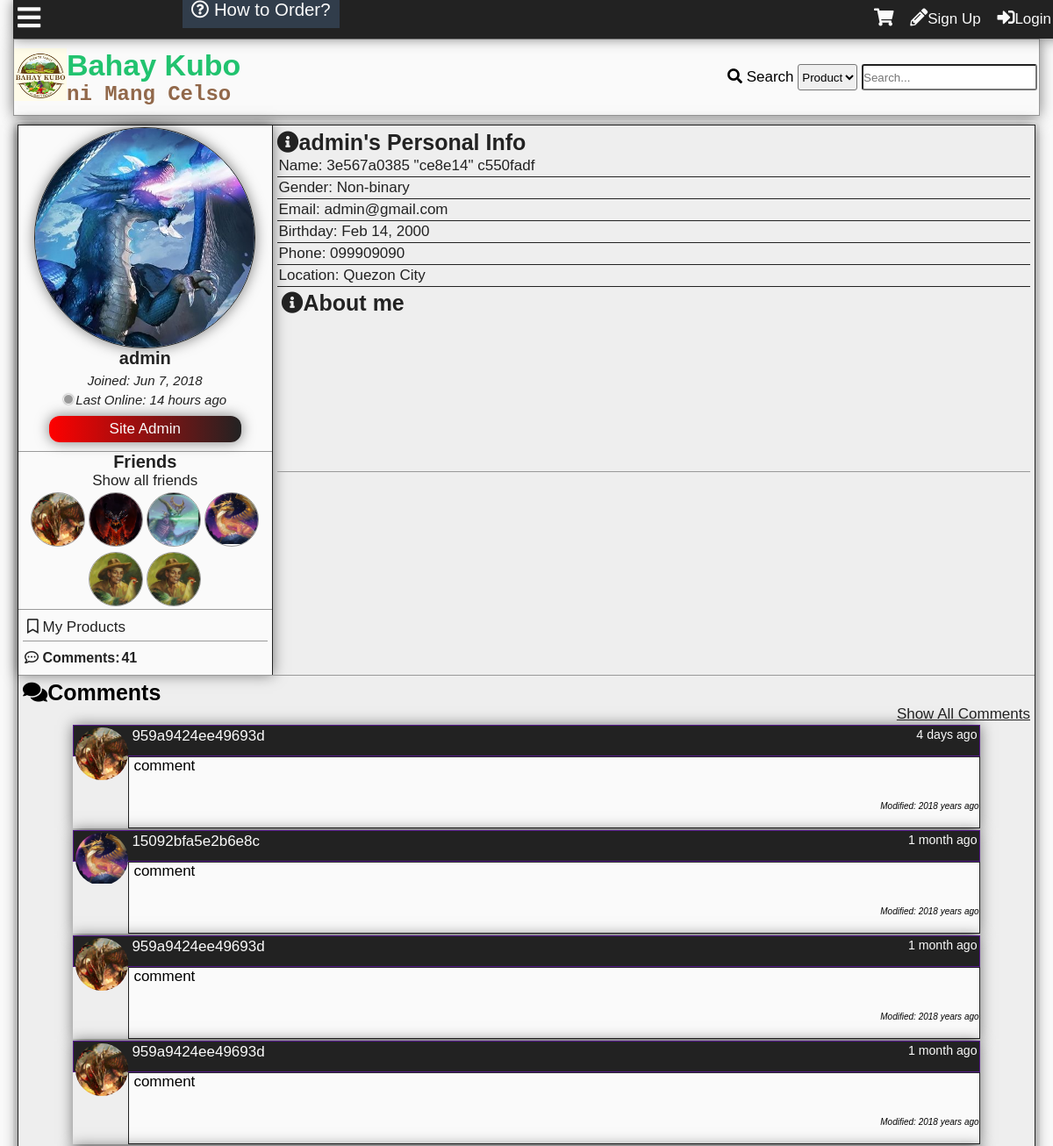
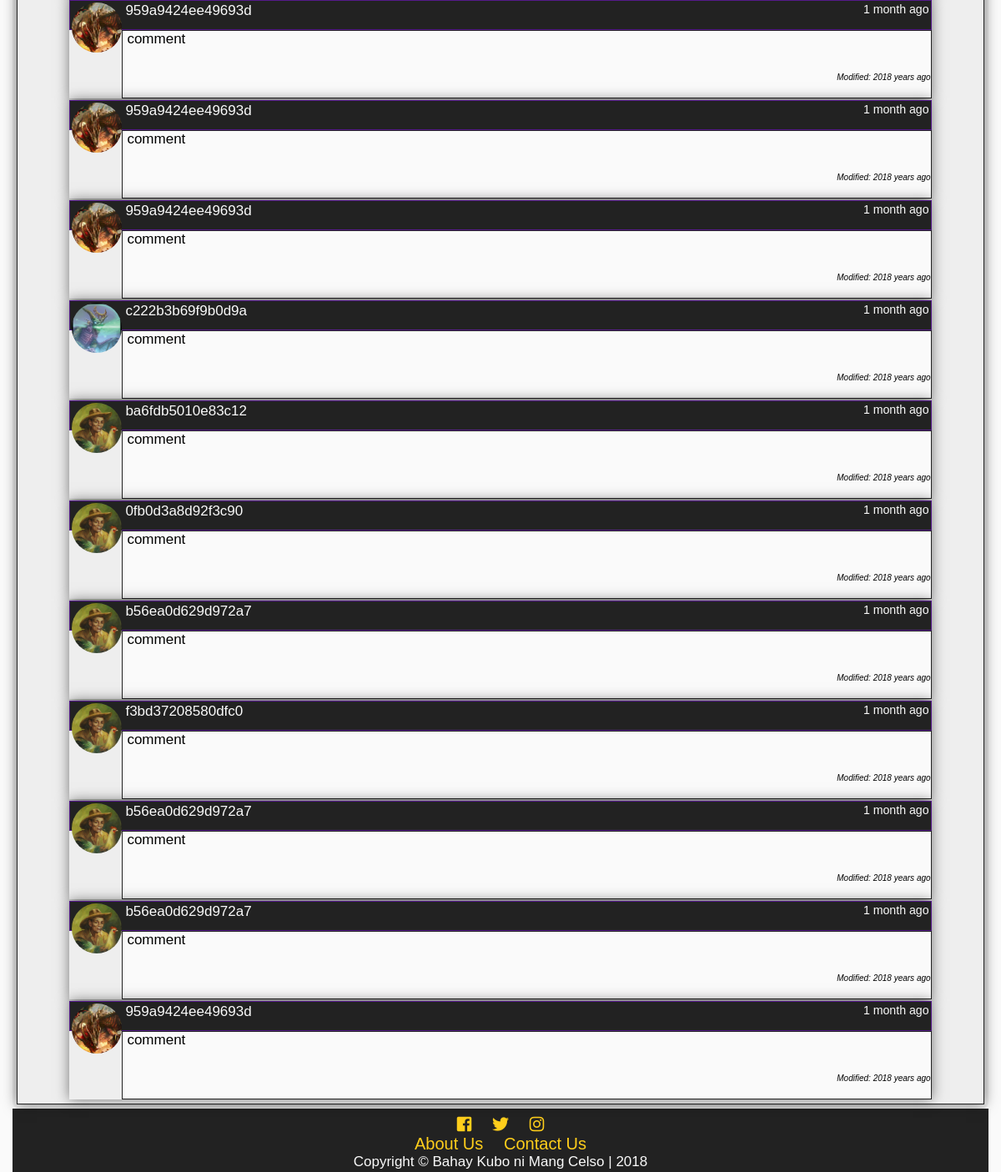
/profile.php?id=1, run on an earlier commit of the app's database (2 pictures, top to bottom).
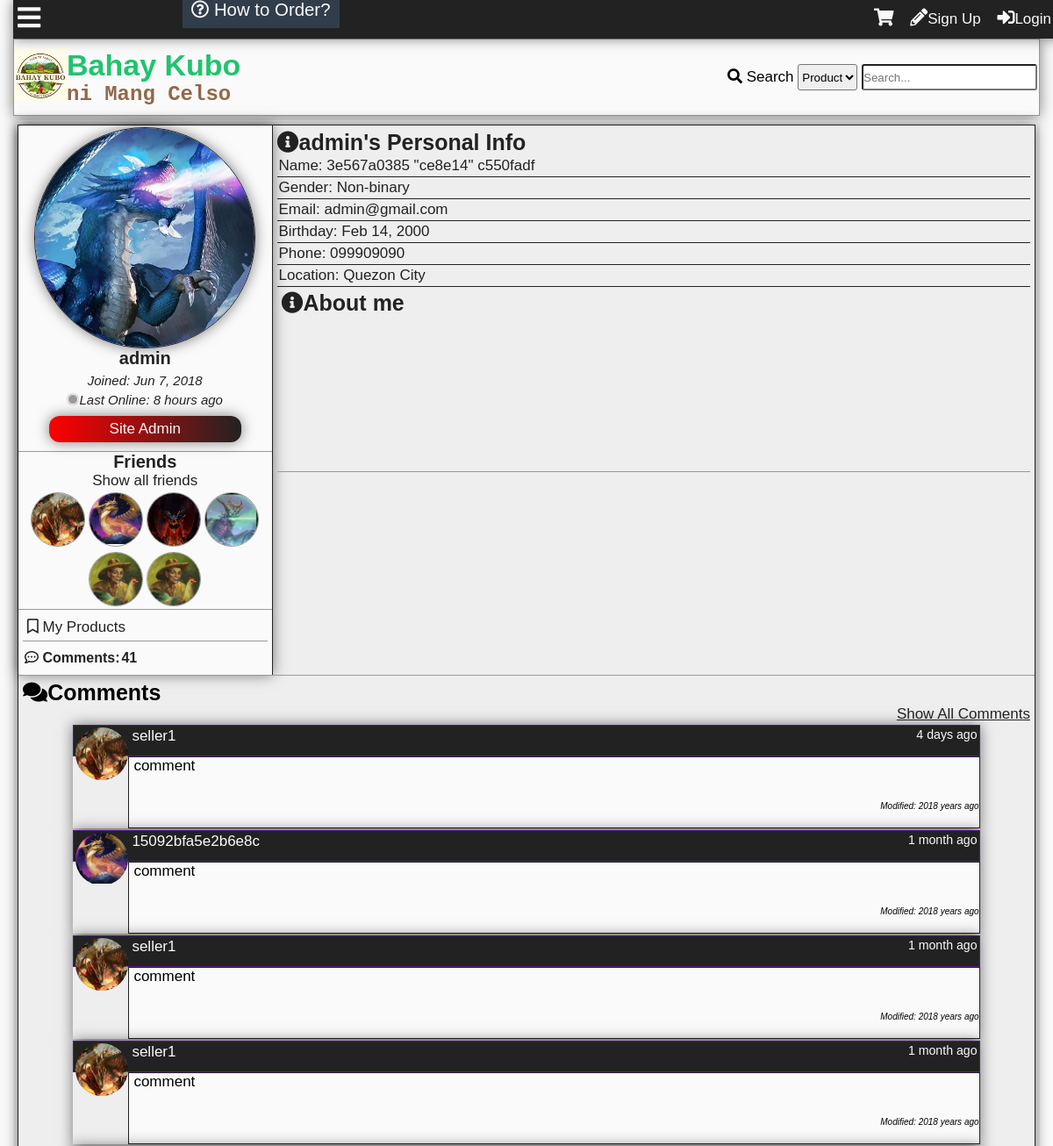
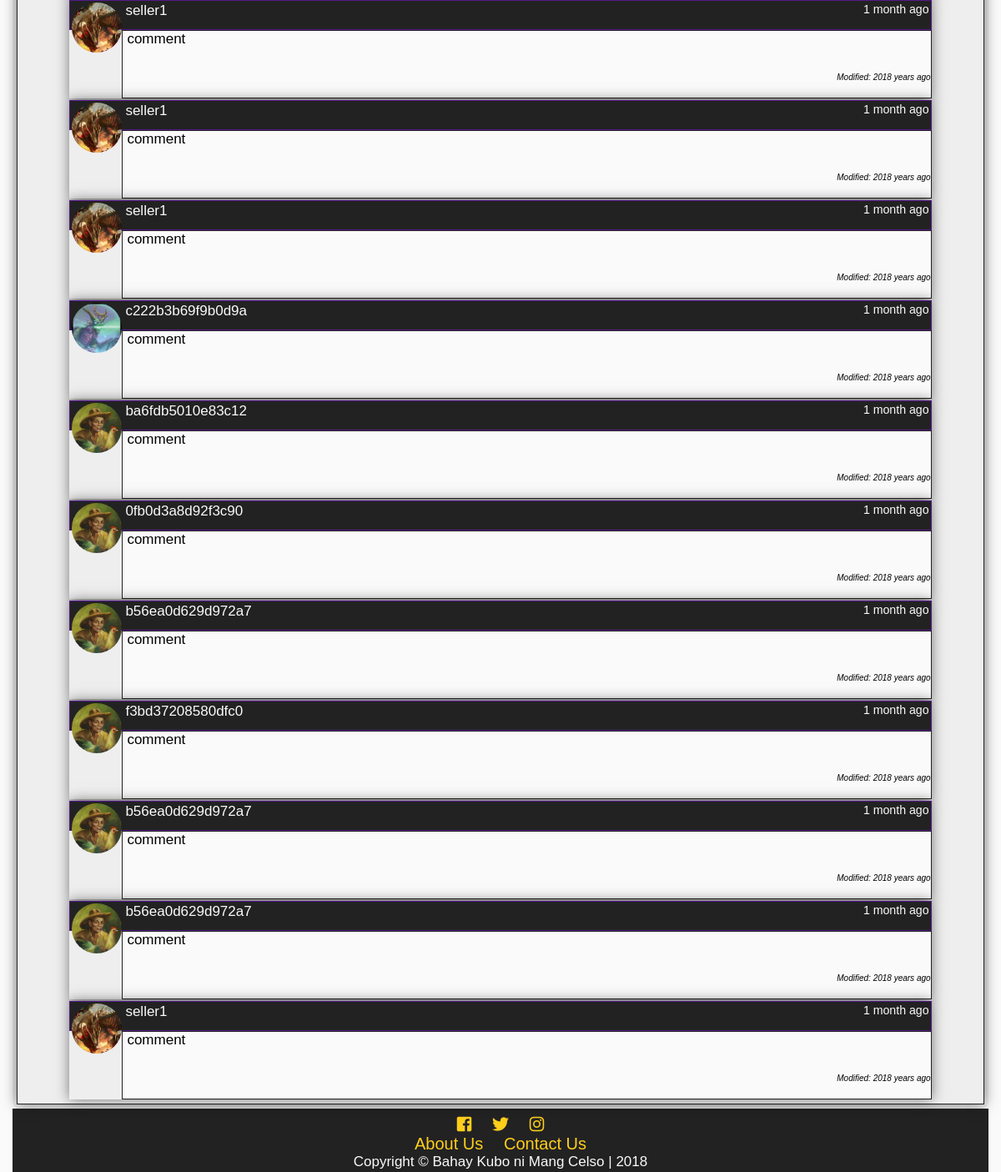
And on a later commit of the database (2 pictures, top to bottom).
### tables this page shows
CREATE TABLE `tbluser` (
  `userid` int(11) NOT NULL,
  `username` varchar(100) NOT NULL,
  `password` varchar(100) NOT NULL,
  `firstname` varchar(100) NOT NULL,
  `middlename` varchar(100) NOT NULL,
  `lastname` varchar(100) NOT NULL,
  `birthday` varchar(20) NOT NULL,
  `datecreated` timestamp NOT NULL DEFAULT '0000-00-00 00:00:00',
  `email` varchar(100) NOT NULL,
  `phone` varchar(100) NOT NULL,
  `location` varchar(255) NOT NULL,
  `usertypeid` int(11) NOT NULL,
  `access` int(11) NOT NULL,
  `imgpath` varchar(200) NOT NULL,
  `bio` text NOT NULL,
  `is_show_email` tinyint(1) NOT NULL,
  `gender` int(11) NOT NULL,
  `lastupdate` timestamp NOT NULL DEFAULT '0000-00-00 00:00:00',
  `lastonline` timestamp NOT NULL DEFAULT '0000-00-00 00:00:00',
  `profileviews` int(11) NOT NULL
);

CREATE TABLE `tblfriend` (
  `friendid` int(11) NOT NULL,
  `user1` int(11) NOT NULL,
  `user2` int(11) NOT NULL,
  `accepted` int(11) NOT NULL,
  `friendsince` date DEFAULT NULL
);

CREATE TABLE `tblcomment` (
  `commentid` int(11) NOT NULL,
  `userid` int(11) NOT NULL,
  `receiver` int(11) NOT NULL,
  `comment` text NOT NULL,
  `dateposted` datetime NOT NULL DEFAULT '0000-00-00 00:00:00',
  `modified` timestamp NULL DEFAULT NULL ON UPDATE CURRENT_TIMESTAMP
);

### profile.php (the view, shortened to what this page needs)
<?php
	include'functions.php';
	require_once'connection.php';
	if(isset($_GET['id'])){
		$id = $_GET['id'];
		$sql="SELECT userid,username,firstname,middlename,lastname,birthday,datecreated,email,phone,location,usertypeid,imgpath,bio,is_show_email,gender,lastonline,profileviews FROM tbluser WHERE userid='$id'";
		$result=$conn->query($sql);
		$rows=$result->fetch_object();
		$id=$rows->userid;
		$user=$rows->username;
		$firstname=$rows->firstname;
		$lastname=$rows->lastname;
		$datecreated=date("M j, Y", strtotime($rows->datecreated));
		$email=$rows->email;
		$usertype=$rows->usertypeid;
		$email_access=$rows->is_show_email;
		$online=$rows->lastonline;
		$time=time();
		$middlename=$rows->middlename;
		if($rows->birthday==0){
			$birthday='';
		}else{
			$birthday=date("M j, Y", strtotime($rows->birthday));
		}
		$phone=$rows->phone;
		$location=$rows->location;
		$image=$rows->imgpath;
		$gender=$rows->gender;
	}
?>
<!DOCTYPE html>
<html lang="en">
<head>
    <link rel="stylesheet" href="css/style.css">
  	<link rel="stylesheet" href="css/fontawesome-all.css">
</head>
<body onscroll="scrollOpacity()">
	<div class="main-container">
	<?php
		addheader();
	?>
		<div class="other-content">
			<div class="user-grid">
				<div class="left-grid">
					<div class="profile-pic-wrap">
						<?php
							if($image){
								$image= '<img src="'.$image.'"/>';
							}else if(!$image){
								$image='<img src="img/default.png" />';
							}
							echo $image;
						?>
					</div>
					<div class="user-header">
						<?php
							echo'<h1>
							'.$user.'
							</h1>
							<h3>Joined: '.$datecreated.'</h3>';
							if($time-strtotime($online)< 300){
								echo'<h5><font color="green"><div class="online"></div>Online</font></h5>';
							} else{
								echo'<h3><div class="offline"></div>Last Online: '.time_elapsed_string($online).'</h3>';
							}
							if($usertype==1){
								echo'<p id="user-default">User</p>';
							}else if ($usertype==2){
								echo'<p id="user-bot">Bot</p>';
							}else if ($usertype==3){
								echo'<p id="user-seller">Seller</p>';
							}else if ($usertype==4){
								echo'<p id="user-siteadmin">Site Admin</p>';
							}
						?>
					</div>
					<div class="friends">
						<h1>Friends</h1>
						<a href="profilefriends.php?id=<?php echo $id; ?>"><p id="showallfr">Show all friends</p></a>
<?php
$sql="SELECT tbluser.userid,user1,user2,username,imgpath FROM tblfriend
LEFT JOIN tbluser
	ON userid=user1 or userid=user2
 WHERE (user1='$id' or user2='$id') AND accepted=2 AND userid!='$id'
 ORDER BY lastonline DESC LIMIT 12";
$result=$conn->query($sql);
while($rows=$result->fetch_object()){
$userid=$rows->userid;
$username=$rows->username;
$imgpath=$rows->imgpath;
if($imgpath==''){
	$imgpath='img/default.png';
}
	echo'<div class="friends-tn">
			<a title="'.$username.'" href="profile.php?id='.$userid.'"><img src="'.$imgpath.'"></a>
		</div>';
}
?>
					</div>
					<div class="dashboard">
						<ul>
						<?php
if($usertype==3 or $usertype==4){
echo'<li><a href="myproducts.php?id='.$id.'"><i class="far fa-bookmark"></i> My Products</a></li>';
}
						echo'</ul>
						<table id="profilestats">';
						$sql="SELECT commentid FROM tblcomment WHERE userid = '$id'";
						$result=$conn->query($sql);
						$count = $result->num_rows;
						$sql="SELECT commentannid FROM tblcommentann WHERE userid = '$id'";
						$result=$conn->query($sql);
						$count2 = $result->num_rows;
						$total = $count + $count2;
						echo'<tr>
						<th><i class="far fa-comment-dots"></i> Comments:</th>
						<th>'.number_format($total).'</th>
						</tr>';
						echo'</table>';
						?>
					</div>
				</div>
				<div class="right-grid">
					<div class="user-info">
						<?php
							echo'<h1><i class="fas fa-info-circle"></i>'.$user.'\'s Personal Info</h1>
							<ul>';
							if($middlename==''){
								echo'<li>Name: '.$firstname.' '.$lastname.'</li>';
							}else{
								echo'<li>Name: '.$firstname.' "'.$middlename.'" '.$lastname.'</li>';
							}
							if($gender==1){
								echo'<li>Gender: Male </li>';
							} else if ($gender==2){
								echo'<li>Gender: Female </li>';
							} else if($gender==3){
								echo'<li>Gender: Non-binary </li>';
							}else{
								echo'<li>Gender: </li>';
							}
							if($email_access==0){
								echo'<li>Email:</li>';
							}else{
								echo'<li>Email: '.$email.'</li>';
							}
							echo'<li>Birthday: '.$birthday.'</li>
							<li>Phone: '.$phone.'</li>
							<li>Location: '.nl2br($location).'</li>
							</ul>';
						?>
						<div class="biography">
							<h1><i class="fas fa-info-circle"></i>About me</h1>
							<p>
							</p>
						</div>
					</div>
					</div>
					<div class="comment-grid">
					<div id="profile-comments">
						<h1><i class="fas fa-comments"></i>Comments</h1>
						<p align="right"><a id="allcom" href="profilecomments.php?id=<?php echo $id ?>">Show All Comments</a></p>
<?php
	$sql3="SELECT commentid,tblcomment.userid,username,comment,dateposted,imgpath,modified FROM tblcomment
	LEFT JOIN tbluser
		ON tblcomment.userid = tbluser.userid
	WHERE receiver='$id'
	ORDER BY commentid DESC
	LIMIT 15";
	$result3=$conn->query($sql3);
	while($rows2=$result3->fetch_object()){
		$Cid=$rows2->commentid;
		$Cuid=$rows2->userid;
		$Cuser=$rows2->username;
		$Ccomment=$rows2->comment;
		$dateposted=$rows2->dateposted;
		$Cimg=$rows2->imgpath;
		$modified=$rows2->modified;
		if($Cimg==''){
			$Cimg='img/default.png';
		}
		if($modified==0){
			$modified='';
		}else{
			$modified='<i>Modified: '.time_elapsed_string($modified).'</i>';
		}
		echo'<div id="comment'.$Cid.'" class="comment-box">
		<div class="comment-header">
		<a class="cm-user" href="profile.php?id='.$Cuid.'">
		<div class="comment-tn">
		<img src="'.$Cimg.'">
		</div>
		'.$Cuser.'</a>
		<small>'.time_elapsed_string($dateposted).'</small>
		</div>
		<div class="comment-body">
		<div class="com-container"><p class="comment-cm">'.createlink(nl2br($Ccomment)).'</p>
		</div>
			<p class="modified">'.$modified.'</p>';
		echo'
		</div>
		</div>';
	}
?>
					</div>
				</div>
				</div>
		</div>
		<?php
			addfooter();
		?>
	</div>
</body>
</html>

### functions.php (shortened to what this page needs)
<?php
function addheader(){
	echo'<header id="main-header">
			<div class="grid-header">
				<div class="box1">
					<a href="index.php">
						<div class="logo">
							<img src="img/logo.jpg">
						</div>
						<div id="header-text">
						<h1 id="first-text">Bahay Kubo</h1><br>
							<h2 id="second-text"> ni Mang Celso</h2>
						</div>
					</a>
				</div>
				<div class="box2">';
						search_function();
				echo'</div>
				<div class="modal2">
				</div>
				<div id="search-dropdown">
				</div>
			</div>
		</header>
		<div class="subheader">
			<div class="subgrid">
				<div class="svg">
					<p class="open-slide" onclick="openSlideMenu()">
						<i class="fas fa-bars"></i>
					</p>
				</div>
				<div class="nav">
					<a id="How-to" href="about.php#how-to-order"><i class="far fa-question-circle"></i> How to Order?</a>
				</div>
				<div class="profile-grid">';
						session_button();
				echo'</div>
			</div>
		</div>
	';
}
function addfooter(){
	echo'<footer id="main-footer">
			<div class="container">
				<a target="_blank" title="Like us on Facebook" href="https://www.facebook.com/BahayKuboniMangCelso/?ref=page_internal"><i class="fab fa-facebook-square"></i></a>
				<a target="_blank" title="Follow us on Twitter" href="https://twitter.com/"><i class="fab fa-twitter"></i></a>
				<a target="_blank" title="Follow us on Instagram" href="https://www.instagram.com/?hl=ens"><i class="fab fa-instagram"></i></a>
				<p><a href="about.php">About Us</a>
				<a href="contact.php">Contact Us</a>
				</p>
				<p>Copyright &copy; <span id="company">Bahay Kubo ni Mang Celso</span> | 2018</p>
			</div>
		</footer>';
}
function time_elapsed_string($datetime, $full = false) {
    $now = new DateTime;
    $ago = new DateTime($datetime);
    $diff = $now->diff($ago);
    $string = array(
        'y' => 'year',
        'm' => 'month',
        'd' => 'day',
        'h' => 'hour',
        'i' => 'minute',
        's' => 'second',
    );
    foreach ($string as $k => &$v) {
        if ($diff->$k) {
            $v = $diff->$k . ' ' . $v . ($diff->$k > 1 ? 's' : '');
        } else {
            unset($string[$k]);
        }
    }
    if (!$full) $string = array_slice($string, 0, 1);
    return $string ? implode(', ', $string) . ' ago' : 'just now';
}
function createlink($string){
$url = '~(?:(https?)://([^\s<]+)|(www\.[^\s<]+?\.[^\s<]+))(?<![\.,:])~i';
$string = preg_replace($url, '<a href="$0" target="_blank" title="$0">$0</a>', $string);
return $string;
}
function session_button(){
	$conn = mysqli_connect ("localhost", "root", "", "itsproject");
	echo '<div id="top-total" onclick="showCartPanel()">';
	echo'</div>
	<div id="cart-panel" onmouseleave="hideCartPanel()">
		<h1 onclick="hideCartPanel()" class="close-heading">Shopping Cart <i style="float:right; padding-right:10px" class="fas fa-times"></i></h1>
		<div id="shopping-cart-content"></div>
	</div>
	<i class="fas fa-shopping-cart button" onclick="showCartPanel()"></i>';
	if(isset($_SESSION['id'])){
	$id=$_SESSION['id'];
		$sql="SELECT imgpath FROM tbluser WHERE userid=".$id."";
		$result=$conn->query($sql);
		$row=$result->fetch_object();
		$tn_image=$row->imgpath;
		if($tn_image==''){
			$tn_image='img/default.png';
		}
$sql="SELECT pmid FROM tblpm WHERE receiverid='$id' AND checked=0 GROUP BY senderid";
$result=$conn->query($sql);
$count=$result->num_rows;
		echo'<a class="button" title="Check your messages" href="inbox.php?id='.$_SESSION["id"].'"><i class="far fa-envelope"></i><span id="pmnum">'.$count.'</span></a>';
$sql="SELECT notifid FROM tblnotif
	WHERE receiverid='$id' and checked=0
	";
$result=$conn->query($sql);
$count=$result->num_rows;
		echo'<a class="button" id="notifbtn" title="Check your notifications" onclick="toggleNotif()""><i class="far fa-bell"></i><span id="notifnum">'.$count.'</span></a>
		<a class="button" href=profile.php?id='.$_SESSION['id'].'>
		'.$_SESSION["name"].'\'s Profile<div class="top-tn"><img src="'.$tn_image.'""></div></a>';
		echo'<div id="notifdrop">
		Notifications
		<ul>';
$sql="SELECT notifid,tblnotif.userid,username,imgpath,receiverid,notifdate,notiftype,checked,details,details2 FROM tblnotif
	LEFT JOIN tbluser
		ON tblnotif.userid=tbluser.userid
	WHERE receiverid='$id'
	ORDER BY notifid DESC
	LIMIT 10";
$result=$conn->query($sql);
$count=$result->num_rows;
if($count==0){
	echo'<li>No notifications yet...</li>';
}else{
while($rows=$result->fetch_object())
{
$nid=$rows->notifid;
$uid=$rows->userid;
$uname=$rows->username;
$rid=$rows->receiverid;
$date=time_elapsed_string($rows->notifdate);
$type=$rows->notiftype;
$imgpath=$rows->imgpath;
$uname=$rows->username;
$details=$rows->details;
$details2=$rows->details2;
if(!$imgpath){
	$imgpath='img/default.png';
}
if($type==1){
	echo'<li><div class="comment-tn">
				<img src="'.$imgpath.'">
			</div> <a class="n1" href="profile.php?id='.$uid.'">'.$uname.'</a> <a class="n2" href="profile.php?id='.$_SESSION['id'].'#comment'.$details.'"> has commented on your profile '.$date.'</a></li>';
} else if($type==2){
	if ($details2==1){
	echo'<li><div class="comment-tn">
				<img src="'.$imgpath.'">
			</div>
			 <a class="n1" href="profile.php?id='.$uid.'">'.$uname.'</a> has sent a friend request '.$date.'<br>
		<div id="fr-'.$nid.'"><a class="fr-yes" onclick="friendyes(this)" value="'.$nid.'">Yes</a> <a class="fr-no" onclick="friendno(this)" value="'.$nid.'">No</a>
		</div>
		</li>';
	} else if($details2==2){
		echo'<li><div class="comment-tn">
				<img src="'.$imgpath.'">
			</div>
			 <a class="n1" href="profile.php?id='.$uid.'">'.$uname.'</a> has sent a friend request '.$date.'<br>
		<div id="fr-'.$nid.'">
			Request Accepted
		</div>
		</li>';
	} else if($details2==3){
		echo'<li><div class="comment-tn">
				<img src="'.$imgpath.'">
			</div>
			 <a class="n1" href="profile.php?id='.$uid.'">'.$uname.'</a> has sent a friend request '.$date.'<br>
		<div id="fr-'.$nid.'">
			Request Denied
		</div>
		</li>';
	}
}else if ($type==3){
	echo'<li><i class="fas fa-ban banned"></i> Sorry, your profile picture has been removed.<br>
	Please read the rules and guidelines.</li>';
}
}
}
		echo'<center><a id="seeallnotif" href="notification.php">See all notifications</a></center>
		</ul>
		</div>';
	}else{
		echo'<div id="notifnum"></div><div id="pmnum"></div>
		<a href ="register.php" class="button"><i class="fas fa-pencil-alt"></i></i>Sign Up</a>
		<a id="modalBtn" class="button"><i class="fas fa-sign-in-alt"></i>Login</a>';
	}
}
function search_function(){
	echo'
		<form action="search.php" method="get">
			<i class="fas fa-search"></i>
			<label>Search</label>
			<select name="criteria" id="criteria">
				<option value="1">Product</option>
				<option value="2">User</option>
			</select>
			<input type="text" onkeyup="searchdropdown()" required name="search-text" placeholder="Search..." id="search-text" autocomplete="off">
		</form>
	';
}

What changed in the data, as far as the page shows it:
changed tbluser "admin": lastonline "14 hours ago" → "8 hours ago"
shown differently, row unchanged: tblfriend (number 2 of 6 on the later page): moves up the list
changed through a linked row, tblcomment "4 days ago": userid.username "959a9424ee49693d" → "seller1"
changed through a linked row, tblcomment (number 3 of 15 on the later page): userid.username "959a9424ee49693d" → "seller1"
changed through a linked row, tblcomment (number 4 of 15 on the later page): userid.username "959a9424ee49693d" → "seller1"
changed through a linked row, tblcomment (number 5 of 15 on the later page): userid.username "959a9424ee49693d" → "seller1"
changed through a linked row, tblcomment (number 6 of 15 on the later page): userid.username "959a9424ee49693d" → "seller1"
changed through a linked row, tblcomment (number 7 of 15 on the later page): userid.username "959a9424ee49693d" → "seller1"
changed through a linked row, tblcomment (number 15 of 15 on the later page): userid.username "959a9424ee49693d" → "seller1"
